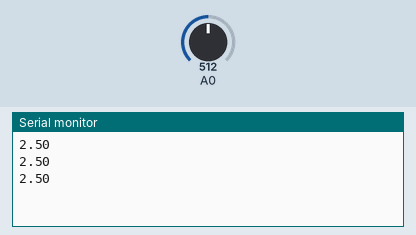
A sketch run on a simulated Arduino Uno, built with avr-gcc and run on an emulated ATmega328P. On the bench: the last lines printed to the serial monitor. Inputs (shaded band) come from the test bench; at power-on: A0 = 512.

Above: at 1.3 s.
1.4 s: A0 set to 716
At 1.9 s:
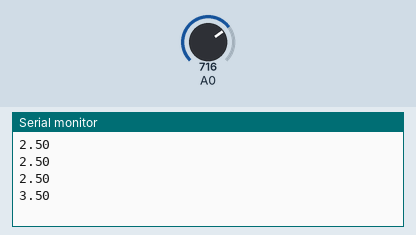
2.9 s: A0 set to 900
At 3.4 s:
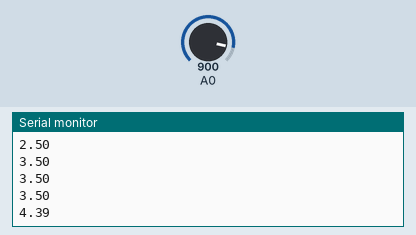
Timing chart, 0 to 5.9 s (numbered marks = the images above; inputs shaded):
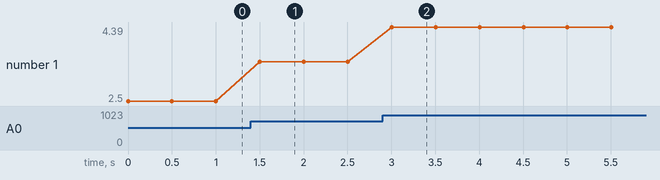

The sketch:

Turbidity.ino
```cpp
void setup() {
  Serial.begin(9600); //Baud rate: 9600
}
void loop() {
  int sensorValue = analogRead(A0);// read the input on analog pin 0:
  float v = sensorValue * (5.0 / 1024.0); // Convert the analog reading (which goes from 0 - 1023) to a voltage (0 - 5V):
  Serial.println(v);
  /*
  Serial.print("V=");
  Serial.println(v); // print out the value you read:
  float t=-1120.4*v*v+5742.3*v-4352.9;
  Serial.print("T=");
  Serial.println(t);
  */
  delay(500);
}
```

Measured:
- after the input at 1.4 s, the serial monitor: prints a new line after 0.10 s (image 1)
- after the input at 2.9 s, the serial monitor: prints a new line after 0.10 s (image 2)
- plotted number 1: 2.5 → 3.5 after the input at 1.4 s, 3.5 → 4.39 after the input at 2.9 s
